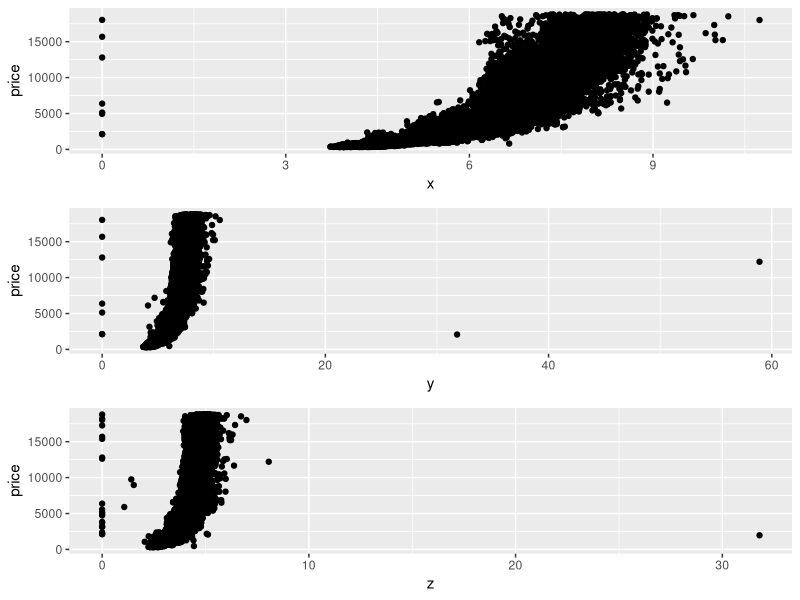
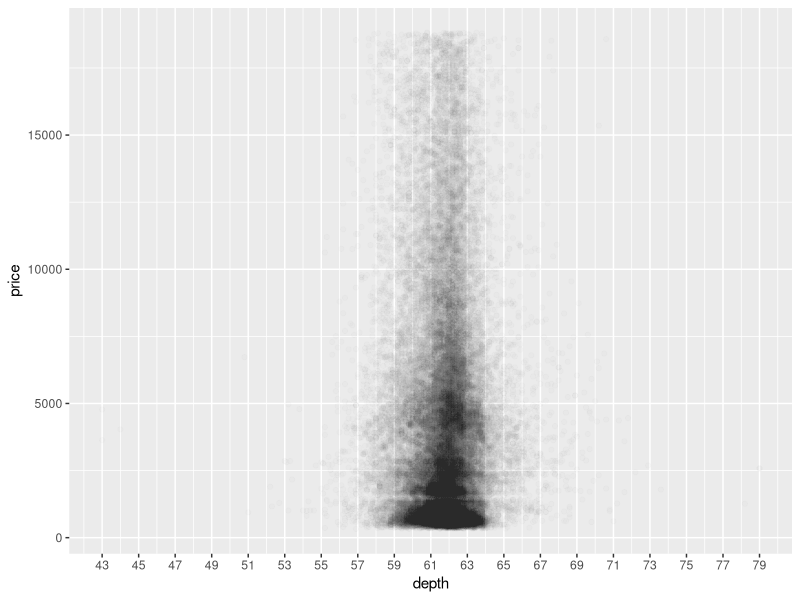
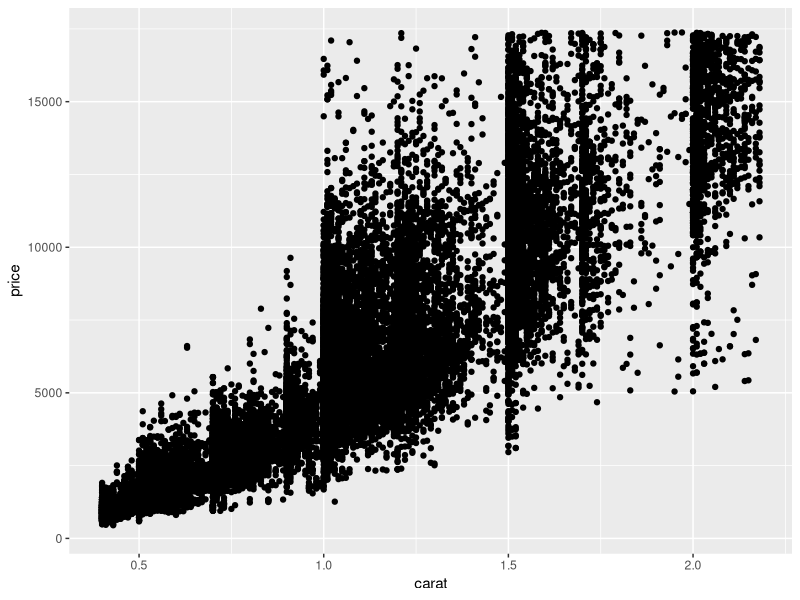

The R script that drew these images, in order: (Note: this script raises an error after producing the figures.)
## ---- chunk 1
necessary <- c('ggplot2', "gridExtra", "dplyr")
installed <- necessary %in% installed.packages()[,'Package']
if (length(necessary[!installed]) >= 1)
    install.packages(necessary[!installed])
library(ggplot2)
library(gridExtra)
library(dplyr)
## ---- chunk 2
data(diamonds)
?diamonds
names(diamonds)

## ---- chunk 3
p1 <- ggplot(aes(x = x, y = price), data = diamonds) +
  geom_point()

p2 <- ggplot(aes(x = y, y = price), data = diamonds) +
  geom_point()

p3 <- ggplot(aes(x = z, y = price), data = diamonds) +
  geom_point()

grid.arrange(p1, p2, p3, ncol = 1)

cor.test(diamonds$x, diamonds$price, method = "pearson")
cor.test(diamonds$y, diamonds$price, method = "pearson")
cor.test(diamonds$z, diamonds$price, method = "pearson")
## ---- chunk 4
ggplot(aes(x = depth, y = price), data = diamonds) +
  geom_point(alpha = 1/100) +
  scale_x_continuous(breaks = seq(43, 79, 2))

cor.test(diamonds$depth, diamonds$price, method = "pearson")
## ---- chunk 5
ggplot(aes(x = carat, y = price), data = diamonds) +
  geom_point() +
  xlim(0.4, quantile(diamonds$carat, 0.99)) +
  ylim(326, quantile(diamonds$price, 0.99))
## ---- chunk 6
diamonds$volume = diamonds$x * diamonds$y * diamonds$z
ggplot(aes(x = volume, y = price), 
       data = subset(diamonds, volume > 0 && volume < 800)) +
  geom_point() +
  geom_smooth(color = "red")

count(diamonds, volume == 0)
with(subset(diamonds, volume >0 & volume < 800), cor.test(volume, price, method = "pearson"))
## ---- chunk 7
diamonds.price_by_clarity <- diamonds %>%
  group_by(clarity) %>%
  summarise(
    mean_price = mean(price),
    median_price = median(price),
    min_price = min(price),
    max_price = max(price),
    n = n()
  )

diamonds.price_by_color <- diamonds %>%
  group_by(color) %>%
  summarise(
    mean_price = mean(price),
    median_price = median(price),
    min_price = min(price),
    max_price = max(price),
    n = n()
  )

diamonds.price_by_cut <- diamonds %>%
  group_by(cut) %>%
  summarise(
    mean_price = mean(price),
    median_price = median(price),
    min_price = min(price),
    max_price = max(price),
    n = n()
  )

p1 <- ggplot(aes(x = clarity, y = mean_price), data = diamonds.price_by_clarity) +
  geom_bar(stat="identity", width = 0.5)

p2 <- ggplot(aes(x = color, y = mean_price), data = diamonds.price_by_color) +
  geom_bar(stat="identity", width = 0.5)

p3 <- ggplot(aes(x = cut, y = mean_price), data = diamonds.price_by_cut) +
  geom_bar(stat="identity", width = 0.5)

grid.arrange(p1, p2, p3, ncol = 3)
## ---- chunk 8

## ---- chunk 9

